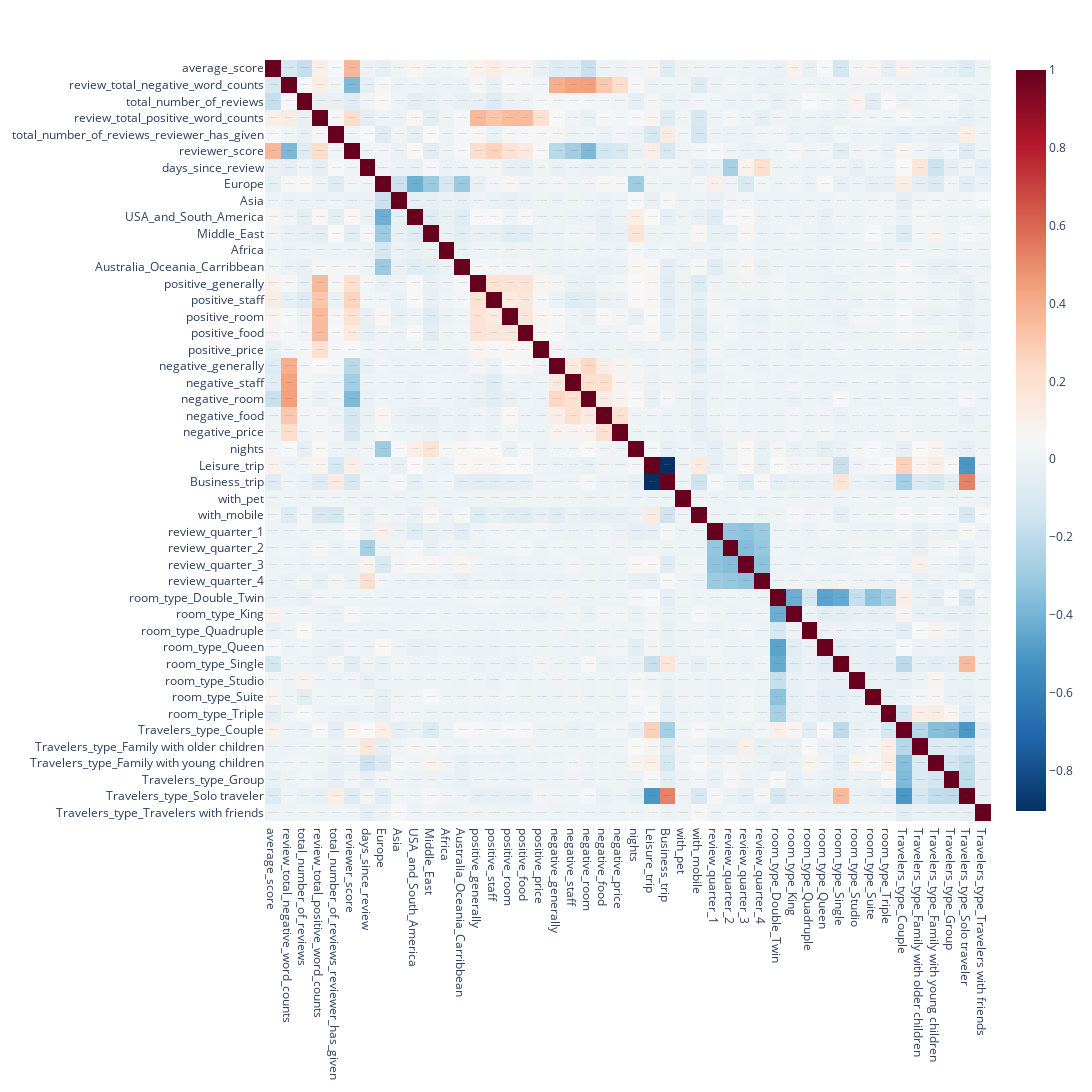

Here is the notebook cell this chart was saved with:
### Code cell
import plotly.express as px
train_data = train_data.corr()
fig = px.imshow(train_data, text_auto=True, aspect="auto",height=1400, width=1200,color_continuous_scale='RdBu_r')
fig.show();

### Figure 1 — Plotly figure (JSON) as saved in the notebook; plotly's stock layout.template omitted (floating-point values rounded to 4 significant figures; data arrays with more than 128 entries replaced by an {"elided": "..."} marker saying what was removed)
{"data": [{"coloraxis": "coloraxis", "hovertemplate": "x: %{x}<br>y: %{y}<br>color: %{z}<extra></extra>", "name": "0", "texttemplate": "%{z}", "type": "heatmap", "x": ["average_score", "review_total_negative_word_counts", "total_number_of_reviews", "review_total_positive_word_counts", "total_number_of_reviews_reviewer_has_given", "reviewer_score", "days_since_review", "Europe", "Asia", "USA_and_South_America", "Middle_East", "Africa", "Australia_Oceania_Carribbean", "positive_generally", "positive_staff", "positive_room", "positive_food", "positive_price", "negative_generally", "negative_staff", "negative_room", "negative_food", "negative_price", "nights", "Leisure_trip", "Business_trip", "with_pet", "with_mobile", "review_quarter_1", "review_quarter_2", "review_quarter_3", "review_quarter_4", "room_type_Double_Twin", "room_type_King", "room_type_Quadruple", "room_type_Queen", "room_type_Single", "room_type_Studio", "room_type_Suite", "room_type_Triple", "Travelers_type_Couple", "Travelers_type_Family with older children", "Travelers_type_Family with young children", "Travelers_type_Group", "Travelers_type_Solo traveler", "Travelers_type_Travelers with friends"], "xaxis": "x", "y": ["average_score", "review_total_negative_word_counts", "total_number_of_reviews", "review_total_positive_word_counts", "total_number_of_reviews_reviewer_has_given", "reviewer_score", "days_since_review", "Europe", "Asia", "USA_and_South_America", "Middle_East", "Africa", "Australia_Oceania_Carribbean", "positive_generally", "positive_staff", "positive_room", "positive_food", "positive_price", "negative_generally", "negative_staff", "negative_room", "negative_food", "negative_price", "nights", "Leisure_trip", "Business_trip", "with_pet", "with_mobile", "review_quarter_1", "review_quarter_2", "review_quarter_3", "review_quarter_4", "room_type_Double_Twin", "room_type_King", "room_type_Quadruple", "room_type_Queen", "room_type_Single", "room_type_Studio", "room_type_Suite", "room_type_Triple", "Travelers_type_Couple", "Travelers_type_Family with older children", "Travelers_type_Family with young children", "Travelers_type_Group", "Travelers_type_Solo traveler", "Travelers_type_Travelers with friends"], "yaxis": "y", "z": {"elided": "46x46 float values"}}], "layout": {"coloraxis": {"colorscale": [[0, "rgb(5,48,97)"], [0.1, "rgb(33,102,172)"], [0.2, "rgb(67,147,195)"], [0.3, "rgb(146,197,222)"], [0.4, "rgb(209,229,240)"], [0.5, "rgb(247,247,247)"], [0.6, "rgb(253,219,199)"], [0.7, "rgb(244,165,130)"], [0.8, "rgb(214,96,77)"], [0.9, "rgb(178,24,43)"], [1, "rgb(103,0,31)"]]}, "height": 1400, "margin": {"t": 60}, "width": 1200, "xaxis": {"anchor": "y", "domain": [0, 1]}, "yaxis": {"anchor": "x", "autorange": "reversed", "domain": [0, 1]}}}
